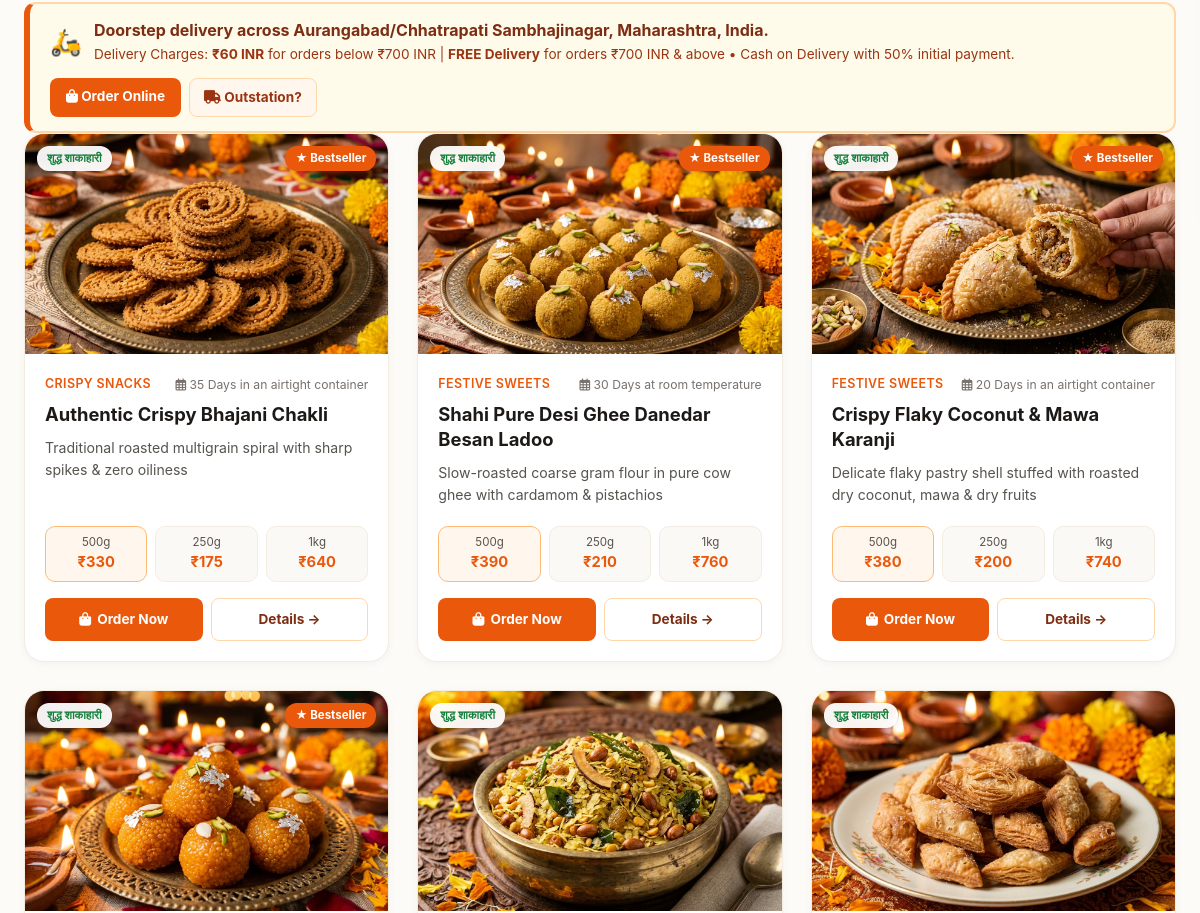
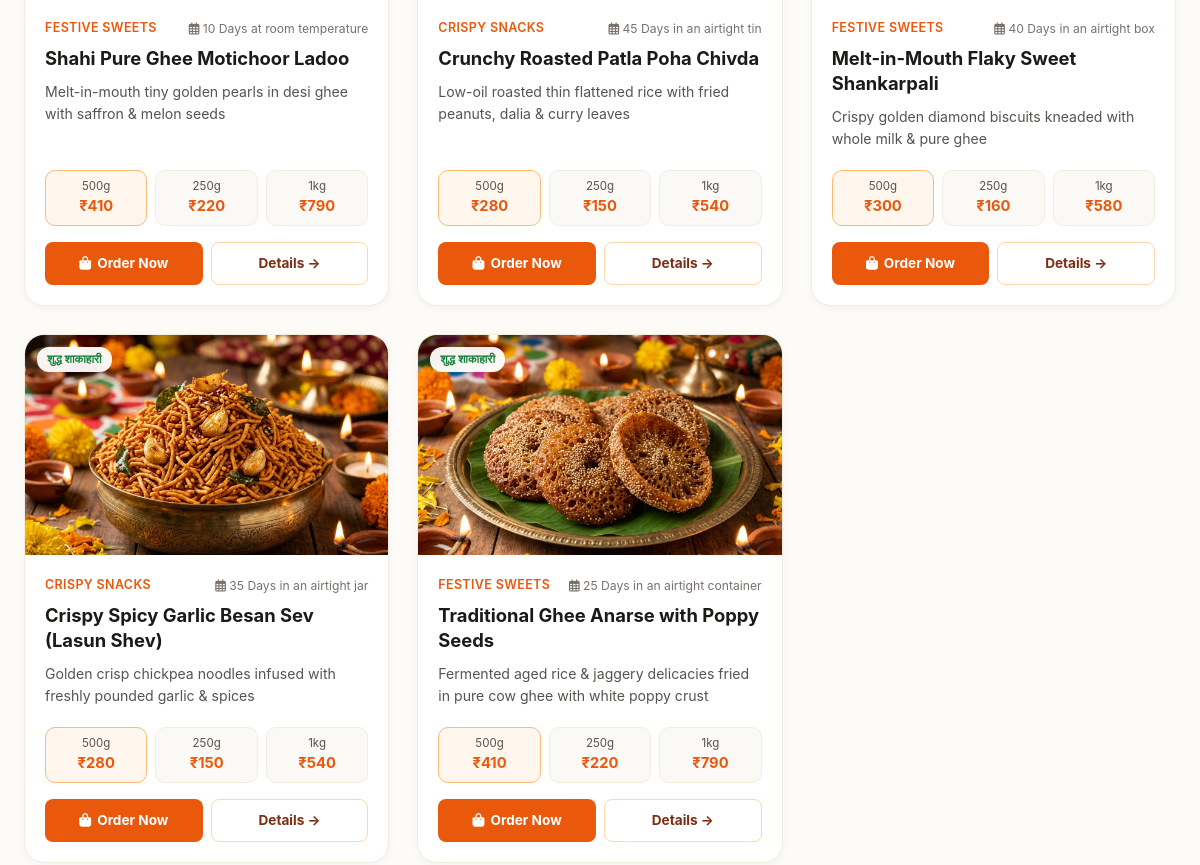
Before: /menu (middle part) with the older database file (2 pictures, top to bottom).
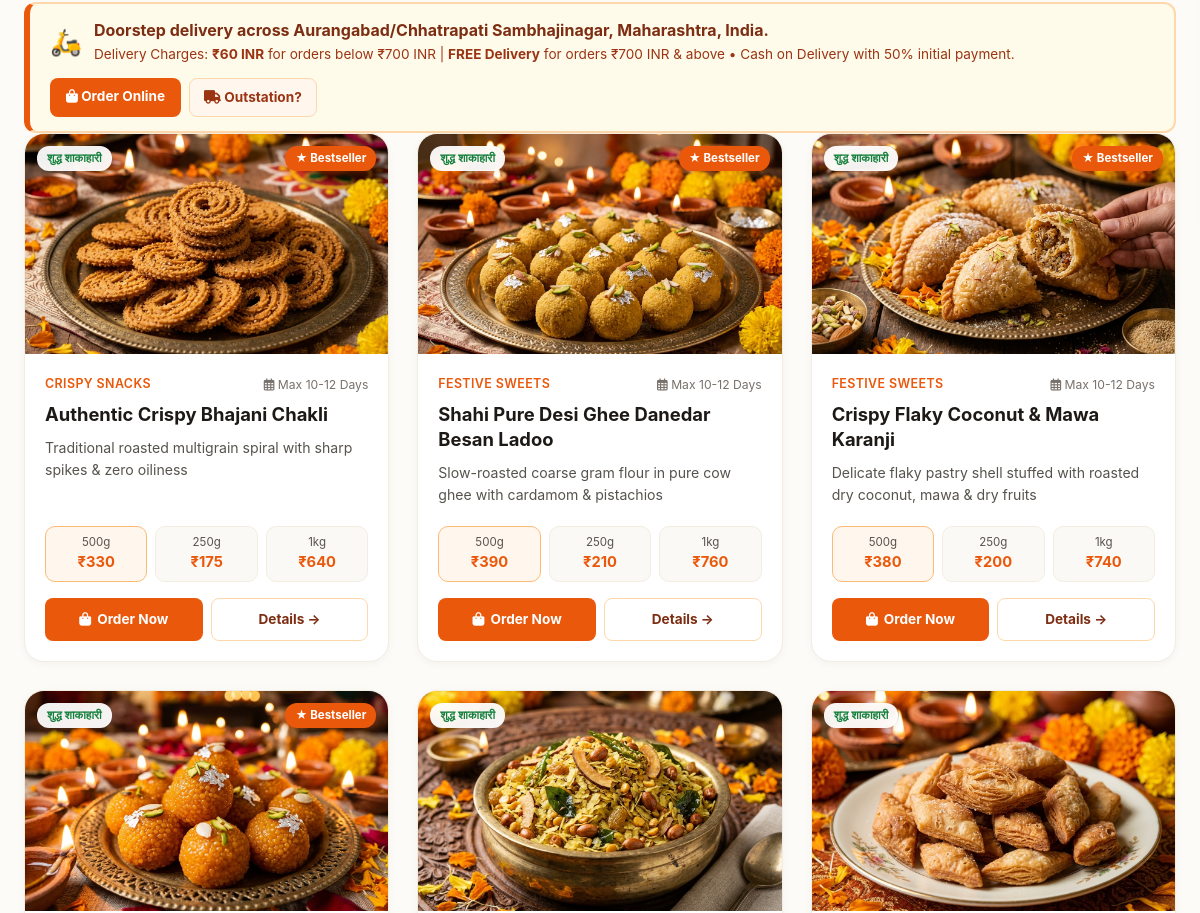
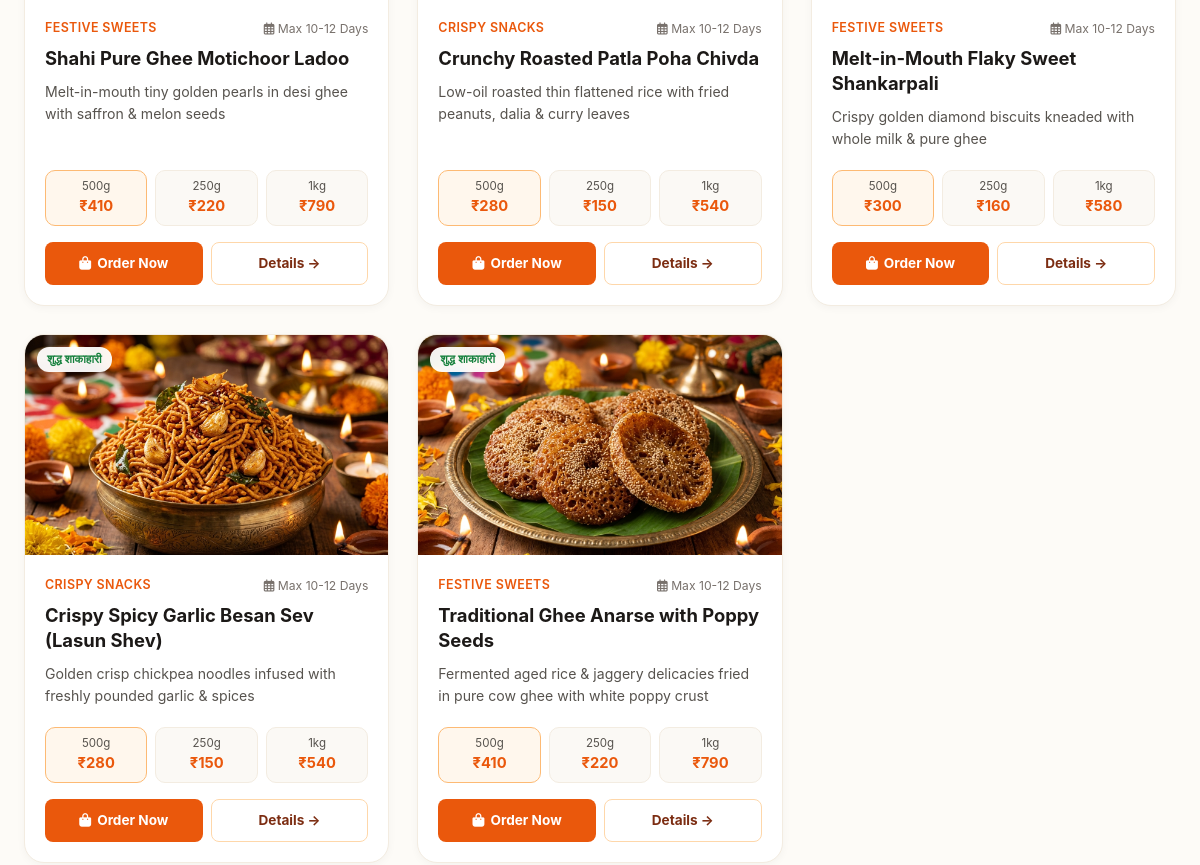
After: the same page with the newer database file (2 pictures, top to bottom).
### tables this page shows
CREATE TABLE faral_products (
        id INTEGER PRIMARY KEY AUTOINCREMENT,
        slug TEXT UNIQUE NOT NULL,
        name_en TEXT NOT NULL,
        name_hi TEXT NOT NULL,
        tagline_en TEXT NOT NULL,
        tagline_hi TEXT NOT NULL,
        description_en TEXT NOT NULL,
        description_hi TEXT NOT NULL,
        category TEXT NOT NULL,
        category_en TEXT NOT NULL,
        category_hi TEXT NOT NULL,
        price_250g INTEGER NOT NULL,
        price_500g INTEGER NOT NULL,
        price_1kg INTEGER NOT NULL,
        price_gbp REAL NOT NULL,
        shelf_life_en TEXT NOT NULL,
        shelf_life_hi TEXT NOT NULL,
        taste_profile_en TEXT NOT NULL,
        taste_profile_hi TEXT NOT NULL,
        image TEXT NOT NULL,
        is_bestseller INTEGER DEFAULT 0,
        ingredients_en TEXT NOT NULL,
        ingredients_hi TEXT NOT NULL,
        created_at TIMESTAMP DEFAULT CURRENT_TIMESTAMP
    );

### app.py (the view)
@app.route("/menu")
def faral_menu():
    lang = get_current_lang()
    category = request.args.get("category", "all")
    query = request.args.get("q", "").strip()
    conn = get_db_connection()
    sql = "SELECT * FROM faral_products WHERE 1=1"
    params = []
    if category and category != "all":
        sql += " AND category = ?"
        params.append(category)
    if query:
        sql += " AND (name_en LIKE ? OR name_hi LIKE ? OR description_en LIKE ? OR description_hi LIKE ? OR ingredients_en LIKE ? OR ingredients_hi LIKE ?)"
        like_q = f"%{query}%"
        params.extend([like_q, like_q, like_q, like_q, like_q, like_q])
    sql += " ORDER BY is_bestseller DESC, id ASC"
    rows = conn.execute(sql, params).fetchall()
    products = [FaralProduct(r, lang) for r in rows]
    conn.close()
    return render_template("faral_menu.html", products=products, selected_category=category, search_query=query)

### app.py (called while the page is built)
def get_current_lang():
    lang = request.args.get("lang")
    if lang in SUPPORTED_LANGUAGES:
        session["lang"] = lang
        return lang
    if "lang" in session and session["lang"] in SUPPORTED_LANGUAGES:
        return session["lang"]
    cookie_lang = request.cookies.get("vanshika_lang")
    if cookie_lang in SUPPORTED_LANGUAGES:
        session["lang"] = cookie_lang
        return cookie_lang
    return "en"

@app.context_processor
def inject_translations():
    lang = get_current_lang()
    t = TRANSLATIONS.get(lang, TRANSLATIONS["en"])
    return {
        "current_lang": lang,
        "t": t,
        "other_lang": "hi" if lang == "en" else "en",
        "other_lang_label": "मराठी / हिन्दी" if lang == "en" else "English",
        "delivery_fee_below_700": DELIVERY_FEE_BELOW_700,
        "delivery_fee_above_700": DELIVERY_FEE_ABOVE_700,
        "local_city": LOCAL_DELIVERY_CITY
    }

### templates/faral_menu.html (shortened to what the changed rows need)
{% extends "base.html" %}
{% block content %}
<section class="catalog-content-section">
    <div class="container">
        <div class="recipes-grid faral-grid">
            {% for p in products %}
            <article class="recipe-card faral-card">
                <div class="card-image-wrap">
                    <img src="{{ p.image }}" alt="{{ p.name }}" loading="lazy" class="card-img">
                    {% if p.is_bestseller %}
                    <span class="bestseller-badge">★ {{ t.bestseller }}</span>
                    {% endif %}
                    <span class="diet-badge snack">शुद्ध शाकाहारी</span>
                </div>
                <div class="card-body">
                    <div class="card-meta">
                        <span class="cat-tag">{{ p.category_name }}</span>
                        <span class="shelf-tag"><i class="far fa-calendar-alt"></i> {{ p.shelf_life }}</span>
                    </div>
                    <h3 class="card-title">
                        <a href="{{ url_for('product_detail', slug=p.slug) }}">{{ p.name }}</a>
                    </h3>
                    <p class="card-excerpt">{{ p.tagline }}</p>
                    <div class="pack-price-table">
                        <div class="price-chip active">
                            <span class="chip-weight">500g</span>
                            <strong class="chip-cost">₹{{ p.price_500g }}</strong>
                        </div>
                        <div class="price-chip">
                            <span class="chip-weight">250g</span>
                            <span class="chip-cost">₹{{ p.price_250g }}</span>
                        </div>
                        <div class="price-chip">
                            <span class="chip-weight">1kg</span>
                            <span class="chip-cost">₹{{ p.price_1kg }}</span>
                        </div>
                    </div>
                    <div class="faral-card-actions" style="display: grid; grid-template-columns: 1fr 1fr; gap: 8px;">
                        <a href="{{ url_for('checkout', item=p.slug, pack='500g') }}" class="btn-primary-card" style="display: flex; align-items: center; justify-content: center; gap: 6px; background: #ea580c; color: #ffffff; padding: 10px 8px; border-radius: 8px; font-weight: 700; text-decoration: none; font-size: 0.85rem;">
                            <i class="fas fa-shopping-bag"></i> {% if current_lang == 'hi' %}ऑर्डर करा{% else %}Order Now{% endif %}
                        </a>
                        <a href="{{ url_for('product_detail', slug=p.slug) }}" class="btn-view-details" style="display: flex; align-items: center; justify-content: center; border: 1px solid #fed7aa; padding: 10px 8px; border-radius: 8px; color: #7c2d12; font-weight: 700; text-decoration: none; font-size: 0.85rem;">
                            {% if current_lang == 'hi' %}तपशील{% else %}Details{% endif %} &rarr;
                        </a>
                    </div>
                </div>
            </article>
            {% endfor %}
        </div>
    </div>
</section>
{% endblock %}

Changed rows visible on the page:
changed faral_products "Authentic Crispy Bhajani Chakli": shelf_life "35 Days in an airtight container" → "Max 10-12 Days"
changed faral_products "Shahi Pure Desi Ghee Danedar Besan Ladoo": shelf_life "30 Days at room temperature" → "Max 10-12 Days"
changed faral_products "Crispy Flaky Coconut & Mawa Karanji": shelf_life "20 Days in an airtight container" → "Max 10-12 Days"
changed faral_products "Shahi Pure Ghee Motichoor Ladoo": shelf_life "10 Days at room temperature" → "Max 10-12 Days"
changed faral_products "Crunchy Roasted Patla Poha Chivda": shelf_life "45 Days in an airtight tin" → "Max 10-12 Days"
changed faral_products "Melt-in-Mouth Flaky Sweet Shankarpali": shelf_life "40 Days in an airtight box" → "Max 10-12 Days"
changed faral_products "Crispy Spicy Garlic Besan Sev (Lasun Shev)": shelf_life "35 Days in an airtight jar" → "Max 10-12 Days"
changed faral_products "Traditional Ghee Anarse with Poppy Seeds": shelf_life "25 Days in an airtight container" → "Max 10-12 Days"
